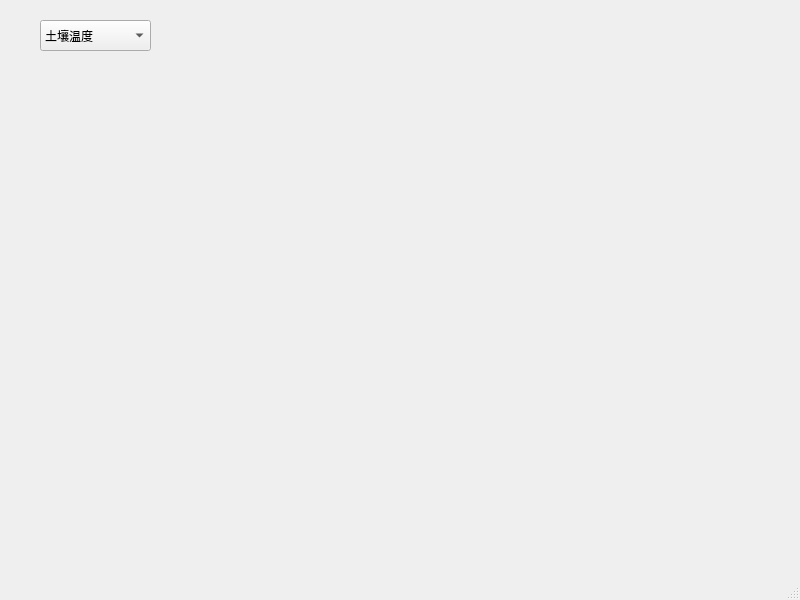
<?xml version="1.0" encoding="UTF-8"?>
<ui version="4.0">
 <class>MainWindow</class>
 <widget class="QMainWindow" name="MainWindow">
  <property name="geometry">
   <rect>
    <x>0</x>
    <y>0</y>
    <width>800</width>
    <height>600</height>
   </rect>
  </property>
  <property name="windowTitle">
   <string>MainWindow</string>
  </property>
  <widget class="QWidget" name="centralwidget">
   <widget class="QComboBox" name="comboBox">
    <property name="geometry">
     <rect>
      <x>40</x>
      <y>20</y>
      <width>111</width>
      <height>31</height>
     </rect>
    </property>
    <item>
     <property name="text">
      <string>土壤温度</string>
     </property>
    </item>
    <item>
     <property name="text">
      <string>土壤湿度</string>
     </property>
    </item>
    <item>
     <property name="text">
      <string>空气温度</string>
     </property>
    </item>
    <item>
     <property name="text">
      <string>空气湿度</string>
     </property>
    </item>
    <item>
     <property name="text">
      <string>光照强度</string>
     </property>
    </item>
    <item>
     <property name="text">
      <string>酸碱度</string>
     </property>
    </item>
    <item>
     <property name="text">
      <string>虫害监测</string>
     </property>
    </item>
   </widget>
   <widget class="QCustomPlot" name="myCustomPlot" native="true">
    <property name="geometry">
     <rect>
      <x>40</x>
      <y>70</y>
      <width>711</width>
      <height>461</height>
     </rect>
    </property>
   </widget>
  </widget>
  <widget class="QMenuBar" name="menubar">
   <property name="geometry">
    <rect>
     <x>0</x>
     <y>0</y>
     <width>800</width>
     <height>23</height>
    </rect>
   </property>
  </widget>
  <widget class="QStatusBar" name="statusbar"/>
 </widget>
 <customwidgets>
  <customwidget>
   <class>QCustomPlot</class>
   <extends>QWidget</extends>
   <header>qcustomplot.h</header>
   <container>1</container>
  </customwidget>
 </customwidgets>
 <resources/>
 <connections/>
</ui>
